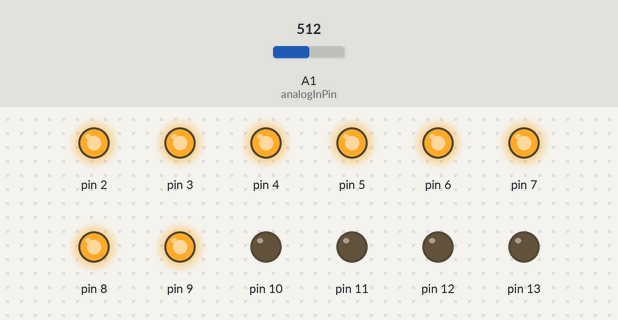
The sketch below on a simulated Arduino Uno, built with avr-gcc and run on an emulated ATmega328P. Parts: output pins drawn as LEDs (lit = HIGH). Inputs (shaded band) come from the test bench; at power-on: A1 (analogInPin) = 512.

Above: at 1.2 s.
1.3 s: A1 (analogInPin) set to 271
2.8 s: A1 (analogInPin) set to 236
At 3.6 s:
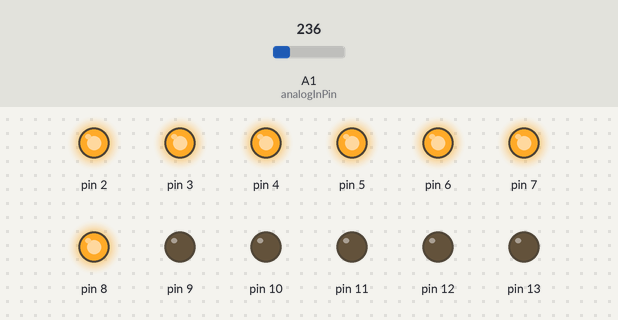
4.3 s: A1 (analogInPin) set to 214
At 4.8 s:
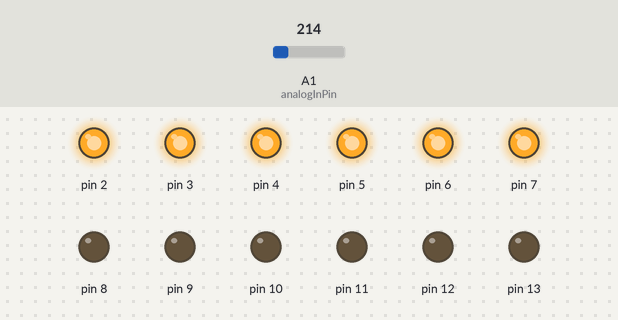
5.8 s: A1 (analogInPin) set to 179
At 6.1 s:
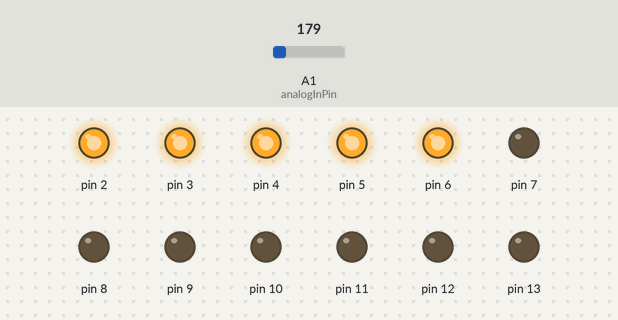
7.3 s: A1 (analogInPin) set to 122
At 8.5 s:
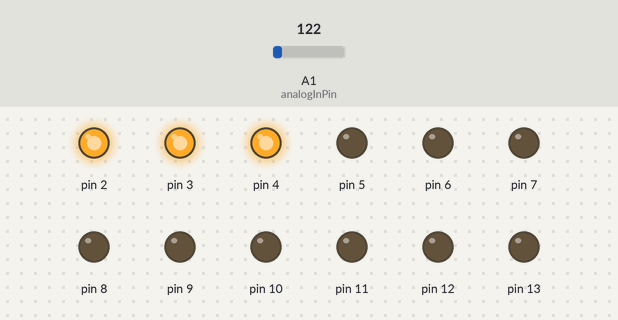
8.8 s: A1 (analogInPin) set to 306
At 9.8 s:
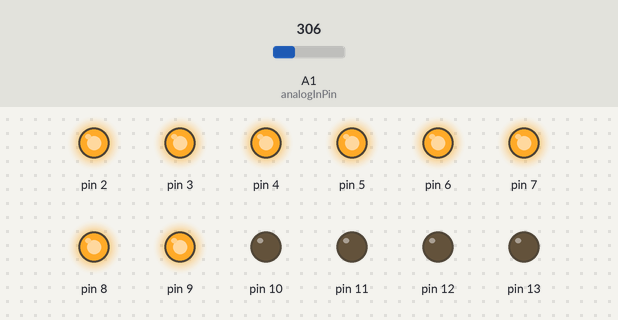
Timing chart, 0 to 11.3 s (numbered marks = the images above; inputs shaded):
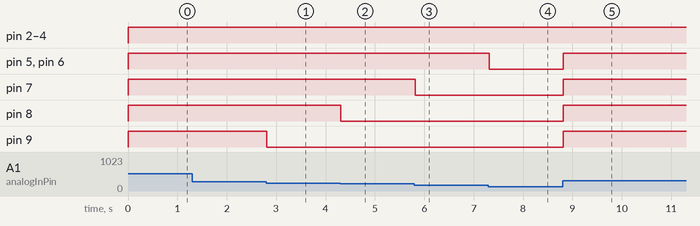

Measured:
- the behaviour switches between 255 and 254 on A1 (analogInPin) (found by bisection; images 0 and 1)
- the behaviour switches between 223 and 222 on A1 (analogInPin) (found by bisection; images 1 and 2)
- the behaviour switches between 191 and 190 on A1 (analogInPin) (found by bisection; images 2 and 3)
- after the input at 1.3 s, every drawn part: stays the same
- after the input at 2.8 s, pin 9: HIGH → LOW at once
- after the input at 4.3 s, pin 8: HIGH → LOW at once
- after the input at 5.8 s, pin 7: HIGH → LOW at once
- after the input at 7.3 s, pin 5, pin 6: HIGH → LOW at once
- after the input at 8.8 s, pin 5–9: LOW → HIGH at once

The sketch:

LedBarGraph.ino
```cpp
/*
Author : Stechiez Solution
*/

#define NUM_OF_LED  8

const int analogInPin = A1;  // Analog input pin that the potentiometer is attached to
int sensorValue = 0;        // value read from the pot
void mapValToBarGraph(uint16_t val,uint16_t max_adc_val,uint8_t led_count);
void ledBarGraph(uint8_t val);

void setup() {
  // initialize digital pin LED_BUILTIN as an output.
  Serial.begin(9600);
  pinMode(2, OUTPUT);
  pinMode(3, OUTPUT);
  pinMode(4, OUTPUT);
  pinMode(5, OUTPUT);
  pinMode(6, OUTPUT);
  pinMode(7, OUTPUT);
  pinMode(8, OUTPUT);
  pinMode(9, OUTPUT);
  pinMode(10, OUTPUT);
  pinMode(11, OUTPUT);
  pinMode(12, OUTPUT);
  pinMode(13, OUTPUT);

}

// the loop function runs over and over again forever
void loop() {
  sensorValue = analogRead(analogInPin);
  mapValToBarGraph(sensorValue,256,NUM_OF_LED);
  delay(100);
}

void mapValToBarGraph(uint16_t val,uint16_t max_adc_val,uint8_t led_count)
{
	uint16_t valueForEachLed=0;
	uint16_t valToDisplay;
	uint16_t graphVal,i;
	valueForEachLed = max_adc_val / led_count;

	valToDisplay = ((val+1) / valueForEachLed);
	graphVal = 0;
	for(i=0;i<valToDisplay;i++)
	{
	  graphVal |=  1 <<i;
	}

	ledBarGraph(graphVal);
}

void ledBarGraph(uint8_t val)
{
  digitalWrite(13, (val & 0x800)?HIGH:LOW);
  digitalWrite(12, (val & 0x400)?HIGH:LOW);
  digitalWrite(11, (val & 0x200)?HIGH:LOW);
  digitalWrite(10, (val & 0x100)?HIGH:LOW);
  digitalWrite(9, (val & 0x080)?HIGH:LOW);
  digitalWrite(8, (val & 0x040)?HIGH:LOW);
  digitalWrite(7, (val & 0x020)?HIGH:LOW);
  digitalWrite(6, (val & 0x010)?HIGH:LOW);
  digitalWrite(5, (val & 0x008)?HIGH:LOW);
  digitalWrite(4, (val & 0x004)?HIGH:LOW);
  digitalWrite(3, (val & 0x002)?HIGH:LOW);
  digitalWrite(2, (val & 0x001)?HIGH:LOW);

}
```
